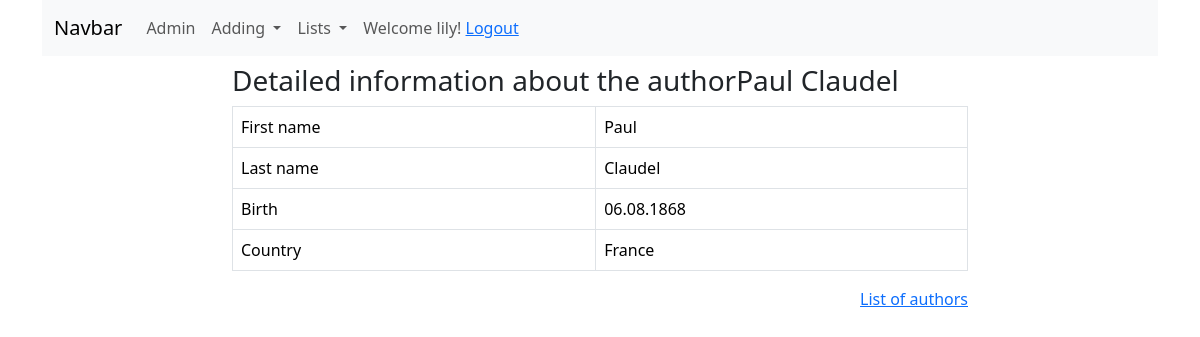
Screenshot of /booksapp/author_detail/2 (signed in) with the database file from the repository.
### booksapp/models.py (models this page shows, shortened)
class Author(models.Model):
    firstname = models.CharField(max_length=25, validators=[MinLengthValidator(2)])
    lastname = models.CharField(max_length=25, validators=[MinLengthValidator(2)])
    birth = models.DateField(null=True, blank=True)
    country = models.ForeignKey(Country, on_delete=models.SET_NULL, null=True)
    class Meta:
        ordering = ['lastname', 'firstname']
    def fullname(self):
        return f'{self.firstname} {self.lastname}'

class Country(models.Model):
    country = models.CharField(max_length=50, validators=[MinLengthValidator(3)])
    class Meta:
        verbose_name_plural = 'countries'
    def __str__(self):
        return self.country

### booksapp/views.py (the view)
# urls.py: path('author_detail/<int:pk>', views.AuthorDetailView.as_view(), name='author_detail'),  # Author detail view
class AuthorDetailView(WriterRequiredMixin, DetailView):
    model = Author

### booksapp/views.py (called while the page is built)
    def test_func(self):
        return self.request.user.groups.filter(name='Writer').exists()

### booksapp/templates/booksapp/author_detail.html
{% extends 'base.html' %}
{% block content %}
	<div class="row">
    <div class="col-8 mt-2 mx-auto">
        <h3>Detailed information about the author{{ author.fullname }}</h3>
        <table class="table table-bordered">
            <tr>
                <td>First name</td>
                <td>{{ author.firstname }}</td>
            </tr>
            <tr>
                <td>Last name</td>
                <td>{{ author.lastname }}</td>
            </tr>
            <tr>
                <td>Birth</td>
                <td>{{ author.birth|date:'d.m.Y'}}</td>
            </tr>
            <tr>
                <td>Country</td>
                <td>{{ author.country }}</td>
            </tr>
        </table>
        <p class="text-end">
            <a href="{% url 'booksapp:author_list' %}">List of authors</a>
        </p>
    </div>
    </div>
{% endblock %}

### templates/menu.html (shortened to what this page needs)
<nav class="navbar navbar-expand-lg bg-body-tertiary">
  <div class="container-fluid">
    <a class="navbar-brand" href="{% url 'booksapp:index' %}">Navbar</a>
    <div class="collapse navbar-collapse" id="navbarNavDropdown">
      <ul class="navbar-nav">
        <li class="nav-item">
          <a class="nav-link" href="/admin">Admin</a>
        </li>
      {% if user.is_authenticated %}
        <li class="nav-item dropdown">
          <a class="nav-link dropdown-toggle" href="#" role="button" data-bs-toggle="dropdown" aria-expanded="false">
            Adding
          </a>
      {% endif %}
        </li>
          <li class="nav-item dropdown">
          <a class="nav-link dropdown-toggle" href="#" role="button" data-bs-toggle="dropdown" aria-expanded="false">
            Lists
          </a>
        </li>
           {% if user.is_authenticated %}
        <span class="nav-link">Welcome {{ user.username }}! <a href="{% url 'logout' %}">Logout</a></span>
        {% else %}
        <span class="nav-link">Welcome guest! <a href="{% url 'login' %}">Login</a></span>
    {% endif %}
      </ul>
    </div>
  </div>
</nav>

### rows the page displays
Author: fullname "Paul Claudel", firstname "Paul", lastname "Claudel", birth "06.08.1868", country "France"

### other values shown
{{ user.username }} "lily"
